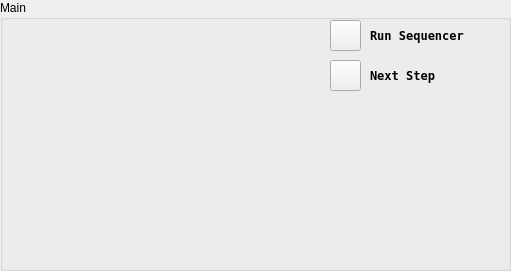
   <widget class="QGroupBox" name="groupBox_5">
    <property name="geometry">
     <rect>
      <x>510</x>
      <y>320</y>
      <width>511</width>
      <height>271</height>
     </rect>
    </property>
    <property name="title">
     <string>Main</string>
    </property>
    <widget class="QLabel" name="label_main_sequencerplay">
     <property name="geometry">
      <rect>
       <x>370</x>
       <y>20</y>
       <width>131</width>
       <height>31</height>
      </rect>
     </property>
     <property name="font">
      <font>
       <family>Terminal</family>
       <pointsize>9</pointsize>
       <weight>75</weight>
       <bold>true</bold>
      </font>
     </property>
     <property name="text">
      <string>Run Sequencer</string>
     </property>
     <property name="alignment">
      <set>Qt::AlignLeading|Qt::AlignLeft|Qt::AlignVCenter</set>
     </property>
    </widget>
    <widget class="QPushButton" name="pushButton_main_sequencerplay">
     <property name="geometry">
      <rect>
       <x>330</x>
       <y>20</y>
       <width>31</width>
       <height>31</height>
      </rect>
     </property>
     <property name="text">
      <string/>
     </property>
     <property name="icon">
      <iconset>
       <normaloff>resources/control.png</normaloff>resources/control.png</iconset>
     </property>
    </widget>
    <widget class="QLabel" name="label_main_sequencerstep">
     <property name="geometry">
      <rect>
       <x>370</x>
       <y>60</y>
       <width>131</width>
       <height>31</height>
      </rect>
     </property>
     <property name="font">
      <font>
       <family>Terminal</family>
       <pointsize>9</pointsize>
       <weight>75</weight>
       <bold>true</bold>
      </font>
     </property>
     <property name="text">
      <string>Next Step</string>
     </property>
     <property name="alignment">
      <set>Qt::AlignLeading|Qt::AlignLeft|Qt::AlignVCenter</set>
     </property>
    </widget>
    <widget class="QPushButton" name="pushButton_main_sequencerstep">
     <property name="geometry">
      <rect>
       <x>330</x>
       <y>60</y>
       <width>31</width>
       <height>31</height>
      </rect>
     </property>
     <property name="text">
      <string/>
     </property>
     <property name="icon">
      <iconset>
       <normaloff>resources/arrow-step-over.png</normaloff>resources/arrow-step-over.png</iconset>
     </property>
    </widget>
   </widget>
